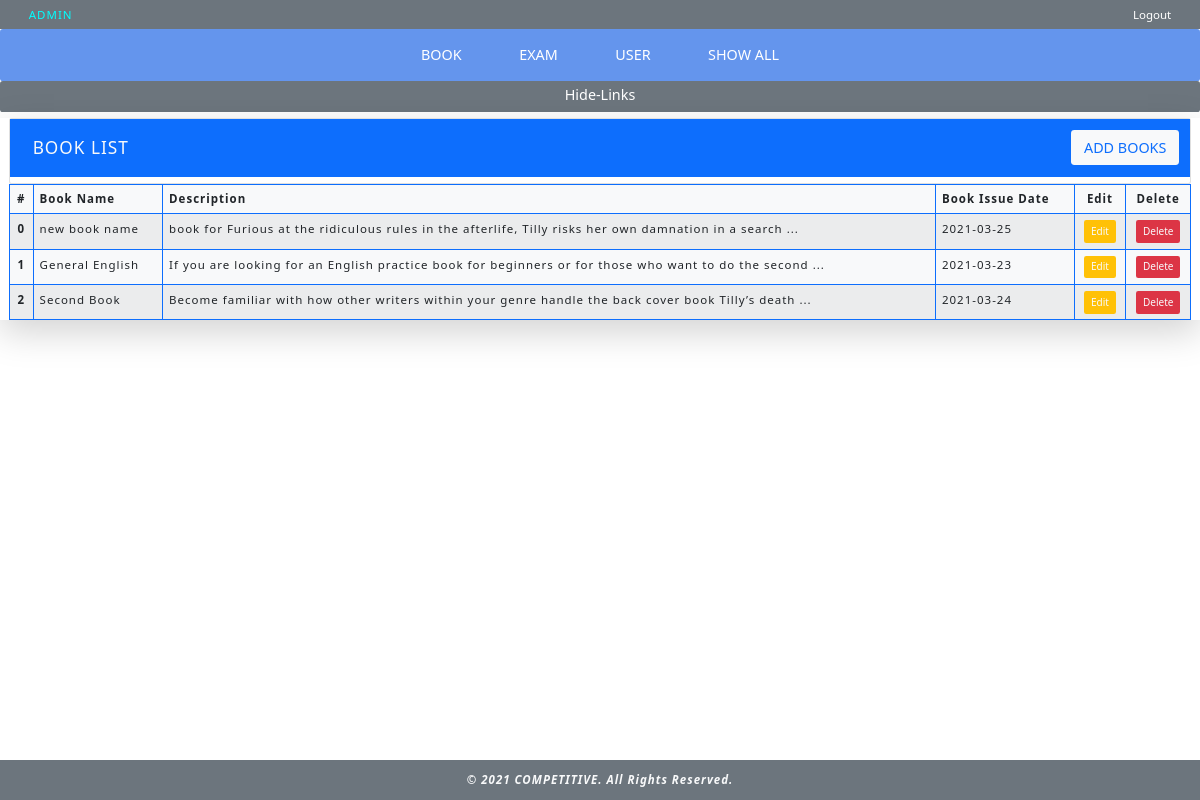
The page /admin/index.php (signed in) on the database its author committed.
### tables this page shows
CREATE TABLE `books` (
  `bookId` int(10) NOT NULL,
  `bookName` varchar(100) NOT NULL,
  `bookDescription` varchar(4096) NOT NULL,
  `bookIssueDate` date NOT NULL DEFAULT current_timestamp(),
  `fileName` varchar(100) NOT NULL,
  `last_update` date NOT NULL DEFAULT current_timestamp()
);

### admin/index.php (the view, shortened to what this page needs)
<!DOCTYPE html>
<html lang="en">
<head>
    <link rel="stylesheet" href="./../bootstrap/css/bootstrap.min.css" />
</head>
<?php
if(isset($_SESSION["id"]))
{
?>
<body>
    <form method="POST" class="text-end bg-secondary d-flex justify-content-between ">
        <div id="admin" class="mx-3 rounded text-dark text-end my-2 px-4 border-0">ADMIN</div>
        <button type="submit" name="logout" class="mx-3 bg-transparent text-white text-end my-2 px-4 border-0">
            Logout
        </button>
    </form>
    <div class="container-fluid pt-3 pb-2 rounded align-items-center" id="navbar"
        style="background-color: cornflowerblue;">
        <div class="d-flex bd-highlight h5 justify-content-center">
            <button class="mx-3 bg-transparent text-white my-2 px-4 border-0" id="book-btn">BOOK</button>
            <button class="mx-3 bg-transparent text-white text-primary my-2 px-4 border-0" id="exam-btn">EXAM</button>
            <button class="mx-3 bg-transparent text-white text-primary my-2 px-4 border-0" id="user-btn">USER</button>
            <button class="mx-3 bg-transparent text-white text-primary my-2 px-4 border-0" id="all-btn">SHOW
                ALL</button>
        </div>
    </div>
    <div class="container-fluid mb-2 pt-2 pb-1 rounded align-items-center" id="navbar"
        style="background-color: #6c757d!important;">
        <div class="d-flex bd-highlight mb-2 h5 justify-content-center">
            <button class="bg-transparent text-white text-primary border-0" id="nav-text">Hide-Links</button>
        </div>
    </div>
                    <?php
                include("connection.php");
            ?>
    <section id="book">
        <div class="container-fluid shadow-lg">
            <div class="card">
                <div class="header p-3 bg-primary h4 align-items-center d-flex justify-content-between">
                    <div class="text-light px-3 py-2 rounded">BOOK LIST</div>
                    <div><a href="book_insert.php"><button name="sbmtbtn" class="btn btn-lg bg-light text-primary"
                                id="IE">ADD BOOKS</button></a></div>
                </div>
            </div>
            <table class="table bg-light text-start table-striped table-hover table-bordered border-primary">
                <thead>
                    <tr>
                        <th class="text-center" scope="col">#</th>
                        <th scope="col">Book Name</th>
                        <th scope="col">Description</th>
                        <th scope="col">Book Issue Date</th>
                        <th scope="col" class="text-center">Edit</th>
                        <th scope="col" class="text-center">Delete</th>
                    </tr>
                </thead>
                <tbody>
                    <?php
                $sql = "select * from books";
                $res = $conn->query($sql);
                foreach($res as $row){
            ?>
                    <tr>
                        <th class="text-center" scope="row">
                            <?php echo $row['bookId']; ?>
                        </th>
                        <td>
                            <?php echo $row['bookName']; ?>
                        </td>
                        <td>
                            <?php echo substr($row['bookDescription'], 0, 100); ?> ...
                        </td>
                        <td>
                            <?php echo $row['bookIssueDate']; ?>
                        </td>
                        <td class="text-center"><a href="book_edit.php?bookid=<?php echo $row[0]; ?>"><button
                                    name="sbmtbtn" class="btn btn-sm bg-warning text-light" id="update"><input
                                        type="hidden" class="test" id="editid" value="'. $row[0].'">Edit</button></a>
                        </td>
                        <td class="text-center"><a href="index.php?bookid=<?php echo $row[0]; ?>"><button name="sbmtbtn"
                                    class="btn btn-sm bg-danger text-light" id="delete">Delete</button></a></td>
                    </tr>
                    <?php
            }
            ?>
                </tbody>
            </table>
        </div>
    </section>
    <div class="footer fw-bold my-5">
        <div class="bg-secondary text-light text-center py-3 fixed-bottom"><i>
                &copy; 2021 COMPETITIVE. All Rights Reserved.
            </i></div>
    </div>
</body>
<?php
    }
?>
</html>

### admin/index.php (style rules this page uses)
* { margin: 0; padding: 0; box-sizing: border-box; }
html { font-size: 11.5px; letter-spacing: 1px; }
body { background-image: url('./../image/body.jpg'); }
#admin { animation: abcd 1.5s ease-in-out infinite; color: cyan !important; }

### rows shown on the page
books: bookId "0", bookName "new book name", bookDescription "book for Furious at the ridiculous rules in the afterlife, Tilly risks her own damnation in a search", bookIssueDate "2021-03-25"
books: bookId "1", bookName "General English", bookDescription "If you are looking for an English practice book for beginners or for those who want to do the second", bookIssueDate "2021-03-23"
books: bookId "2", bookName "Second Book", bookDescription "Become familiar with how other writers within your genre handle the back cover book Tilly’s death", bookIssueDate "2021-03-24"
